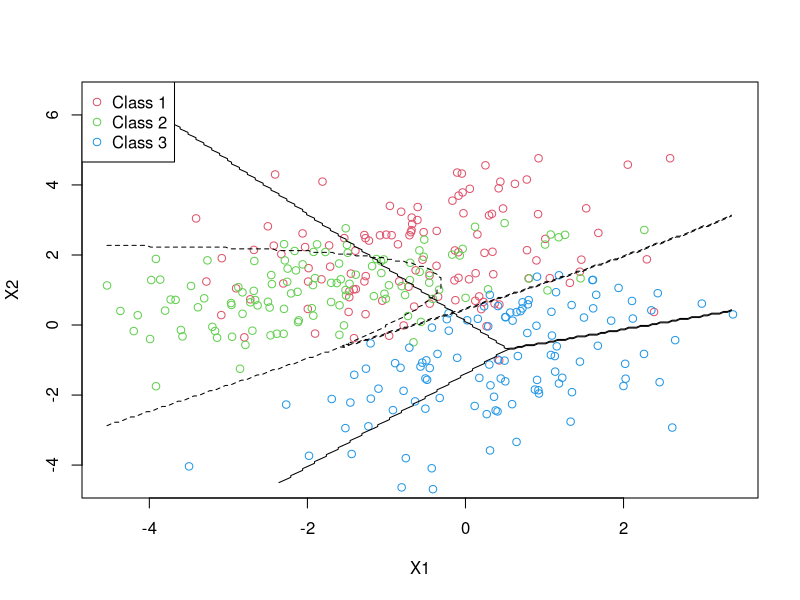

R code for this plot:
## ---- chunk 1
knitr::opts_chunk$set(echo = TRUE)

library(MASS)
## ---- chunk 2
train <- read.csv('data_train.csv')
validation <- read.csv('data_valid.csv')
## ---- chunk 3
cov_estimate <- cov(train[, 1:2])
cov_inv <- solve(cov_estimate)
## ---- chunk 4
mean_1 <- colMeans(train[train$Class==1, 1:2])
mean_2 <- colMeans(train[train$Class==2, 1:2])
mean_3 <- colMeans(train[train$Class==3, 1:2])
## ---- chunk 5
# Calculates the value of the discrimination function for a given class
discriminator <- function(x, mean, cov_inv) {
  t(mean) %*% cov_inv %*% x - 1/2 %*% t(mean) %*% cov_inv %*% mean
}

# Returns the predicted class
d <- function(x) {
  scores <- c(discriminator(x, mean_1, cov_inv),
              discriminator(x, mean_2, cov_inv),
              discriminator(x, mean_3, cov_inv))
  return(which.max(scores))
}
## ---- chunk 6
predictions_lda_train <- apply(train[, 1:2], 1, d)
predictions_lda_validation <- apply(validation[, 1:2], 1, d)
## ---- chunk 7
(error_lda_train <- 1 - mean(predictions_lda_train == train$Class))
(error_lda_validation <- 1 - mean(predictions_lda_validation == validation$Class))
## ---- chunk 8
qda_model <- qda(Class ~ X1 + X2, data = train, prior = c(1/3, 1/3, 1/3))
## ---- chunk 9
predictions_qda_train <- predict(qda_model, train)$class
predictions_qda_validation <- predict(qda_model, validation)$class
## ---- chunk 10
(error_qda_train <- 1 - mean(predictions_qda_train == train$Class))
(error_qda_validation <- 1 - mean(predictions_qda_validation == validation$Class))
## ---- chunk 11
x2_dim <- c(-4.5, 6.5)
plot(train$X1, train$X2, col = train$Class + 1, xlab = 'X1', ylab = 'X2', ylim = x2_dim)

x1_grid <- seq(min(train$X1), max(train$X1), 0.05)
x2_grid <- seq(min(x2_dim), max(x2_dim), 0.05)
m <- length(x1_grid)
n <- length(x2_grid)
grid <- expand.grid(x1_grid, x2_grid)
colnames(grid) <- c('X1', 'X2')
predictions_grid_lda <- apply(grid, 1, d)
predictions_grid_qda <- predict(qda_model, newdata = grid)$class

contour(x1_grid, x2_grid, matrix(predictions_grid_lda, m, n), levels = c(1.5, 2.5, 3.5), d = FALSE, add = TRUE, lty = 1)
contour(x1_grid, x2_grid, matrix(predictions_grid_qda, m, n), levels = c(1.5, 2.5, 3.5), d = FALSE, add = TRUE, lty = 2)

legend('topleft', legend=c('Class 1', 'Class 2', 'Class 3'), col = c(2, 3, 4), pch = 1)
## ---- chunk 12
knn_classifier <- function(x, k) {
  distances <- apply(train[, 1:2], 1, function(w) norm(x-w, type='2'))
  neighbor_indices <- order(distances)[1:k]
  neighbor_votes <- table(train$Class[neighbor_indices])
  vote_result <- as.integer(names(which.max(neighbor_votes)))
  return(vote_result)
}
## ---- chunk 13
predictions_knn_validation <- apply(validation[, 1:2], 1, function(x) knn_classifier(x, 4))
## ---- chunk 14
(error_knn_validation <- 1 - mean(predictions_knn_validation == validation$Class))
